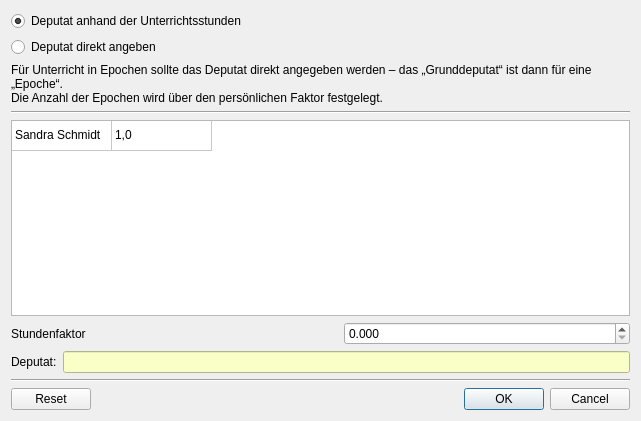
<?xml version="1.0" encoding="UTF-8"?>
<ui version="4.0">
 <class>Dialog</class>
 <widget class="QDialog" name="Dialog">
  <property name="geometry">
   <rect>
    <x>0</x>
    <y>0</y>
    <width>641</width>
    <height>421</height>
   </rect>
  </property>
  <property name="windowTitle">
   <string>Deputatsanteil festlegen</string>
  </property>
  <layout class="QVBoxLayout" name="verticalLayout" stretch="0,0,0,0,1,0,0,0,0">
   <item>
    <widget class="QRadioButton" name="rb_lessons">
     <property name="text">
      <string>Deputat anhand der Unterrichtsstunden</string>
     </property>
     <property name="checked">
      <bool>true</bool>
     </property>
    </widget>
   </item>
   <item>
    <widget class="QRadioButton" name="rb_direct">
     <property name="text">
      <string>Deputat direkt angeben</string>
     </property>
    </widget>
   </item>
   <item>
    <widget class="QLabel" name="label">
     <property name="text">
      <string>Für Unterricht in Epochen sollte das Deputat direkt angegeben werden – das „Grunddeputat“ ist dann für eine „Epoche“.
Die Anzahl der Epochen wird über den persönlichen Faktor festgelegt.</string>
     </property>
     <property name="wordWrap">
      <bool>true</bool>
     </property>
    </widget>
   </item>
   <item>
    <widget class="Line" name="line_2">
     <property name="orientation">
      <enum>Qt::Horizontal</enum>
     </property>
    </widget>
   </item>
   <item>
    <widget class="QTableWidget" name="teacher_table">
     <property name="sizePolicy">
      <sizepolicy hsizetype="Expanding" vsizetype="Expanding">
       <horstretch>0</horstretch>
       <verstretch>0</verstretch>
      </sizepolicy>
     </property>
     <property name="minimumSize">
      <size>
       <width>0</width>
       <height>0</height>
      </size>
     </property>
     <attribute name="horizontalHeaderVisible">
      <bool>false</bool>
     </attribute>
     <attribute name="horizontalHeaderStretchLastSection">
      <bool>false</bool>
     </attribute>
     <attribute name="verticalHeaderVisible">
      <bool>false</bool>
     </attribute>
     <row>
      <property name="text">
       <string>New Row</string>
      </property>
     </row>
     <column>
      <property name="text">
       <string>person</string>
      </property>
     </column>
     <column>
      <property name="text">
       <string>factor</string>
      </property>
     </column>
     <item row="0" column="0">
      <property name="text">
       <string>Sandra Schmidt</string>
      </property>
     </item>
     <item row="0" column="1">
      <property name="text">
       <string>1,0</string>
      </property>
     </item>
    </widget>
   </item>
   <item>
    <layout class="QHBoxLayout" name="horizontalLayout">
     <item>
      <widget class="QLabel" name="workload_label">
       <property name="text">
        <string>Stundenfaktor</string>
       </property>
      </widget>
     </item>
     <item>
      <spacer name="horizontalSpacer">
       <property name="orientation">
        <enum>Qt::Horizontal</enum>
       </property>
       <property name="sizeType">
        <enum>QSizePolicy::Fixed</enum>
       </property>
       <property name="sizeHint" stdset="0">
        <size>
         <width>40</width>
         <height>20</height>
        </size>
       </property>
      </spacer>
     </item>
     <item>
      <widget class="QDoubleSpinBox" name="workload">
       <property name="decimals">
        <number>3</number>
       </property>
       <property name="maximum">
        <double>2000000.000000000000000</double>
       </property>
       <property name="stepType">
        <enum>QAbstractSpinBox::DefaultStepType</enum>
       </property>
      </widget>
     </item>
    </layout>
   </item>
   <item>
    <layout class="QHBoxLayout" name="horizontalLayout_2">
     <item>
      <widget class="QLabel" name="label_2">
       <property name="text">
        <string>Deputat:</string>
       </property>
      </widget>
     </item>
     <item>
      <widget class="QLineEdit" name="payment">
       <property name="styleSheet">
        <string notr="true">color: rgb(217, 0, 0);
background-color: rgb(249, 255, 199);</string>
       </property>
       <property name="readOnly">
        <bool>true</bool>
       </property>
      </widget>
     </item>
    </layout>
   </item>
   <item>
    <widget class="Line" name="line">
     <property name="orientation">
      <enum>Qt::Horizontal</enum>
     </property>
    </widget>
   </item>
   <item>
    <widget class="QDialogButtonBox" name="buttonBox">
     <property name="minimumSize">
      <size>
       <width>500</width>
       <height>0</height>
      </size>
     </property>
     <property name="toolTip">
      <string>So setzen, dass mit diesem „Kurs“ keine Deputatsstunden verbunden sind.</string>
     </property>
     <property name="orientation">
      <enum>Qt::Horizontal</enum>
     </property>
     <property name="standardButtons">
      <set>QDialogButtonBox::Cancel|QDialogButtonBox::Ok|QDialogButtonBox::Reset</set>
     </property>
    </widget>
   </item>
  </layout>
 </widget>
 <resources/>
 <connections>
  <connection>
   <sender>buttonBox</sender>
   <signal>accepted()</signal>
   <receiver>Dialog</receiver>
   <slot>accept()</slot>
   <hints>
    <hint type="sourcelabel">
     <x>270</x>
     <y>324</y>
    </hint>
    <hint type="destinationlabel">
     <x>157</x>
     <y>274</y>
    </hint>
   </hints>
  </connection>
  <connection>
   <sender>buttonBox</sender>
   <signal>rejected()</signal>
   <receiver>Dialog</receiver>
   <slot>reject()</slot>
   <hints>
    <hint type="sourcelabel">
     <x>338</x>
     <y>324</y>
    </hint>
    <hint type="destinationlabel">
     <x>286</x>
     <y>274</y>
    </hint>
   </hints>
  </connection>
 </connections>
</ui>
